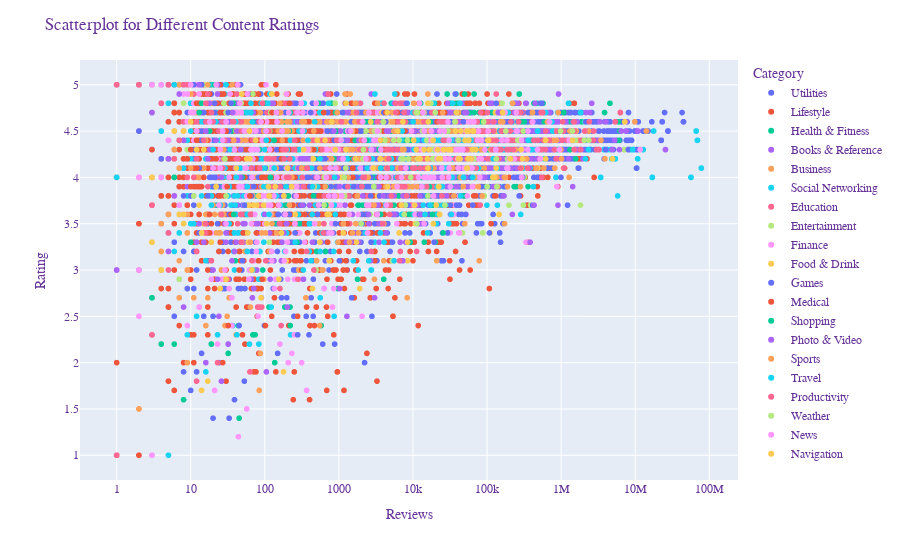
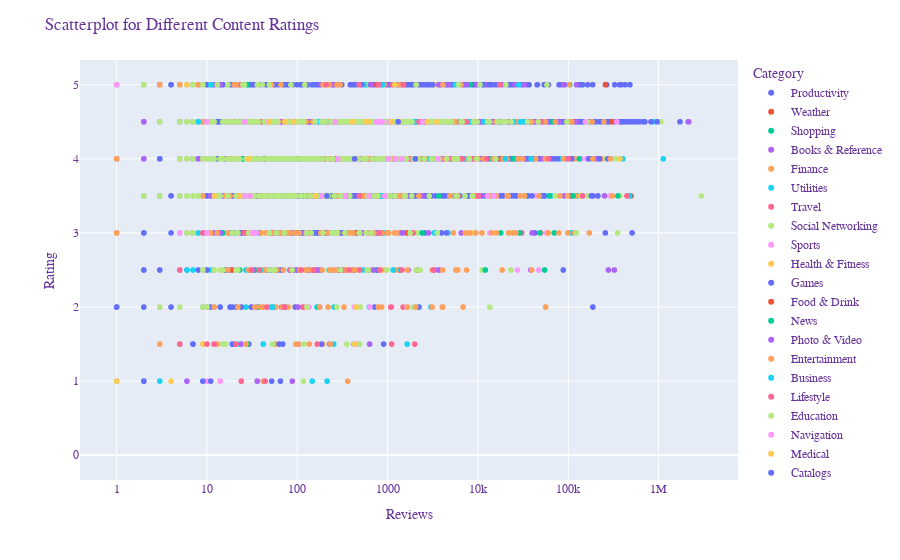

Notebook cell for these charts, in order:
### Code cell
fig1 = px.scatter(dfGoogle, x="Reviews", y="Rating",color = "Category",log_x=True)
fig2 = px.scatter(dfApple, x = "Reviews", y = "Rating", color = "Category", log_x = True)
fig1.update_layout(title = "Scatterplot for Different Content Ratings",
font=dict(
        family="Fira Code, monospace",
        size=12,
        color="RebeccaPurple"
    ))
fig2.update_layout(title = "Scatterplot for Different Content Ratings",
font=dict(
        family="Fira Code, monospace",
        size=12,
        color="RebeccaPurple"
    ))
fig1.show()
fig2.show()

### Figure 1 — Plotly figure (JSON) as saved in the notebook; plotly's stock layout.template omitted (floating-point values rounded to 4 significant figures; data arrays with more than 128 entries replaced by an {"elided": "..."} marker saying what was removed)
{"data": [{"hovertemplate": "Category=Utilities<br>Reviews=%{x}<br>Rating=%{y}<extra></extra>", "legendgroup": "Utilities", "marker": {"color": "#636efa", "symbol": "circle"}, "mode": "markers", "name": "Utilities", "showlegend": true, "type": "scattergl", "x": {"elided": "1175 int values"}, "xaxis": "x", "y": {"elided": "1175 float values"}, "yaxis": "y"}, {"hovertemplate": "Category=Lifestyle<br>Reviews=%{x}<br>Rating=%{y}<extra></extra>", "legendgroup": "Lifestyle", "marker": {"color": "#EF553B", "symbol": "circle"}, "mode": "markers", "name": "Lifestyle", "showlegend": true, "type": "scattergl", "x": {"elided": "2405 int values"}, "xaxis": "x", "y": {"elided": "2405 float values"}, "yaxis": "y"}, {"hovertemplate": "Category=Health & Fitness<br>Reviews=%{x}<br>Rating=%{y}<extra></extra>", "legendgroup": "Health & Fitness", "marker": {"color": "#00cc96", "symbol": "circle"}, "mode": "markers", "name": "Health & Fitness", "showlegend": true, "type": "scattergl", "x": {"elided": "339 int values"}, "xaxis": "x", "y": {"elided": "339 float values"}, "yaxis": "y"}, {"hovertemplate": "Category=Books & Reference<br>Reviews=%{x}<br>Rating=%{y}<extra></extra>", "legendgroup": "Books & Reference", "marker": {"color": "#ab63fa", "symbol": "circle"}, "mode": "markers", "name": "Books & Reference", "showlegend": true, "type": "scattergl", "x": {"elided": "178 int values"}, "xaxis": "x", "y": {"elided": "178 float values"}, "yaxis": "y"}, {"hovertemplate": "Category=Business<br>Reviews=%{x}<br>Rating=%{y}<extra></extra>", "legendgroup": "Business", "marker": {"color": "#FFA15A", "symbol": "circle"}, "mode": "markers", "name": "Business", "showlegend": true, "type": "scattergl", "x": {"elided": "303 int values"}, "xaxis": "x", "y": {"elided": "303 float values"}, "yaxis": "y"}, {"hovertemplate": "Category=Social Networking<br>Reviews=%{x}<br>Rating=%{y}<extra></extra>", "legendgroup": "Social Networking", "marker": {"color": "#19d3f3", "symbol": "circle"}, "mode": "markers", "name": "Social Networking", "showlegend": true, "type": "scattergl", "x": {"elided": "587 int values"}, "xaxis": "x", "y": {"elided": "587 float values"}, "yaxis": "y"}, {"hovertemplate": "Category=Education<br>Reviews=%{x}<br>Rating=%{y}<extra></extra>", "legendgroup": "Education", "marker": {"color": "#FF6692", "symbol": "circle"}, "mode": "markers", "name": "Education", "showlegend": true, "type": "scattergl", "x": {"elided": "205 int values"}, "xaxis": "x", "y": {"elided": "205 float values"}, "yaxis": "y"}, {"hovertemplate": "Category=Entertainment<br>Reviews=%{x}<br>Rating=%{y}<extra></extra>", "legendgroup": "Entertainment", "marker": {"color": "#B6E880", "symbol": "circle"}, "mode": "markers", "name": "Entertainment", "showlegend": true, "type": "scattergl", "x": {"elided": "194 int values"}, "xaxis": "x", "y": {"elided": "194 float values"}, "yaxis": "y"}, {"hovertemplate": "Category=Finance<br>Reviews=%{x}<br>Rating=%{y}<extra></extra>", "legendgroup": "Finance", "marker": {"color": "#FF97FF", "symbol": "circle"}, "mode": "markers", "name": "Finance", "showlegend": true, "type": "scattergl", "x": {"elided": "323 int values"}, "xaxis": "x", "y": {"elided": "323 float values"}, "yaxis": "y"}, {"hovertemplate": "Category=Food & Drink<br>Reviews=%{x}<br>Rating=%{y}<extra></extra>", "legendgroup": "Food & Drink", "marker": {"color": "#FECB52", "symbol": "circle"}, "mode": "markers", "name": "Food & Drink", "showlegend": true, "type": "scattergl", "x": [145323, 64784, 32997, 2707, 129737, 611136, 6118, 2473, 109784, 3320, 61, 68103, 8412, 10741, 3803, 155944, 10159, 28008, 43614, 455377, 1398, 1032935, 32405, 151080, 22513, 90042, 58316, 8509, 19314, 21314, 30224, 731, 454, 14952, 1250, 1726, 14065, 556, 4925, 6507, 11707, 1077, 46539, 9066, 1962, 22071, 196, 278, 61881, 2129, 1268, 91359, 22015, 131569, 31986, 22875, 17071, 90242, 483960, 511228, 464, 155944, 1920, 22875, 1032935, 40116, 51517, 7690, 321134, 3755, 104504, 28009, 333208, 35218, 116403, 37517, 292969, 511420, 27931, 155, 17, 205, 70, 14, 1, 2448, 41, 51543, 2, 18, 3, 1103, 60, 742, 336, 42, 19373, 145646, 5093, 194, 6512, 68270, 21381, 10225, 441, 455496, 467, 848, 438], "xaxis": "x", "y": [3.6, 4.1, 4.6, 4.7, 4.7, 4.7, 4.7, 4.1, 3.4, 3.8, 3.7, 4.2, 3.1, 3.5, 4.7, 4.5, 4.2, 4.3, 4, 4.5, 4.6, 4.7, 4.1, 4.3, 3.8, 4.4, 4.3, 4.2, 4.3, 3.8, 4.3, 3.7, 4.5, 3.6, 4.8, 3.3, 4.7, 4.6, 4.6, 3.4, 4.6, 4, 4.1, 4.5, 4.4, 4.5, 4, 4.1, 4.5, 4.6, 4.1, 4.5, 4.6, 4.5, 4.3, 3.6, 4.4, 4.6, 4.1, 4.3, 3.9, 4.5, 4.1, 3.6, 4.7, 4.3, 4.7, 4.6, 4.4, 4.2, 4.5, 4.3, 4.2, 4.5, 4.5, 4.3, 4, 4.3, 4.3, 2.9, 1.8, 4.4, 3.7, 1.7, 5, 4.5, 4.5, 4.7, 5, 4.8, 3.7, 3.8, 3.3, 3.6, 4.1, 4.6, 4.3, 3.6, 4.5, 3.1, 3.4, 4.2, 3.8, 4.2, 4.2, 4.5, 4.4, 4, 4.6], "yaxis": "y"}, {"hovertemplate": "Category=Games<br>Reviews=%{x}<br>Rating=%{y}<extra></extra>", "legendgroup": "Games", "marker": {"color": "#636efa", "symbol": "circle"}, "mode": "markers", "name": "Games", "showlegend": true, "type": "scattergl", "x": {"elided": "1097 int values"}, "xaxis": "x", "y": {"elided": "1097 float values"}, "yaxis": "y"}, {"hovertemplate": "Category=Medical<br>Reviews=%{x}<br>Rating=%{y}<extra></extra>", "legendgroup": "Medical", "marker": {"color": "#EF553B", "symbol": "circle"}, "mode": "markers", "name": "Medical", "showlegend": true, "type": "scattergl", "x": {"elided": "350 int values"}, "xaxis": "x", "y": {"elided": "350 float values"}, "yaxis": "y"}, {"hovertemplate": "Category=Shopping<br>Reviews=%{x}<br>Rating=%{y}<extra></extra>", "legendgroup": "Shopping", "marker": {"color": "#00cc96", "symbol": "circle"}, "mode": "markers", "name": "Shopping", "showlegend": true, "type": "scattergl", "x": {"elided": "238 int values"}, "xaxis": "x", "y": {"elided": "238 float values"}, "yaxis": "y"}, {"hovertemplate": "Category=Photo & Video<br>Reviews=%{x}<br>Rating=%{y}<extra></extra>", "legendgroup": "Photo & Video", "marker": {"color": "#ab63fa", "symbol": "circle"}, "mode": "markers", "name": "Photo & Video", "showlegend": true, "type": "scattergl", "x": {"elided": "477 int values"}, "xaxis": "x", "y": {"elided": "477 float values"}, "yaxis": "y"}, {"hovertemplate": "Category=Sports<br>Reviews=%{x}<br>Rating=%{y}<extra></extra>", "legendgroup": "Sports", "marker": {"color": "#FFA15A", "symbol": "circle"}, "mode": "markers", "name": "Sports", "showlegend": true, "type": "scattergl", "x": {"elided": "319 int values"}, "xaxis": "x", "y": {"elided": "319 float values"}, "yaxis": "y"}, {"hovertemplate": "Category=Travel<br>Reviews=%{x}<br>Rating=%{y}<extra></extra>", "legendgroup": "Travel", "marker": {"color": "#19d3f3", "symbol": "circle"}, "mode": "markers", "name": "Travel", "showlegend": true, "type": "scattergl", "x": {"elided": "226 int values"}, "xaxis": "x", "y": {"elided": "226 float values"}, "yaxis": "y"}, {"hovertemplate": "Category=Productivity<br>Reviews=%{x}<br>Rating=%{y}<extra></extra>", "legendgroup": "Productivity", "marker": {"color": "#FF6692", "symbol": "circle"}, "mode": "markers", "name": "Productivity", "showlegend": true, "type": "scattergl", "x": {"elided": "351 int values"}, "xaxis": "x", "y": {"elided": "351 float values"}, "yaxis": "y"}, {"hovertemplate": "Category=Weather<br>Reviews=%{x}<br>Rating=%{y}<extra></extra>", "legendgroup": "Weather", "marker": {"color": "#B6E880", "symbol": "circle"}, "mode": "markers", "name": "Weather", "showlegend": true, "type": "scattergl", "x": [1558437, 159455, 2053404, 892, 981995, 11118, 178934, 11297, 15370, 18194, 40606, 133338, 36900, 1312037, 4184, 100994, 20008, 13426, 18773, 26941, 7457, 135337, 7623, 1422858, 21404, 2143, 189313, 89868, 309617, 3478, 24349, 22154, 17493, 15966, 2332, 29344, 67772, 634, 18425, 6495, 76593, 11, 29, 2371543, 3005, 25243, 3252, 2052407, 1185, 260137, 19666, 115, 54090, 8433, 20001, 3963, 9307, 189310, 7896, 2962, 631, 14051, 1238, 5482, 279917, 67854, 2000, 8723, 2115, 11510, 6849, 116, 30, 3471, 1195], "xaxis": "x", "y": [4.4, 4.8, 4.4, 4.8, 4.5, 4.7, 4.5, 3.5, 4.4, 4.3, 4.4, 4.2, 4.6, 4.4, 4.4, 3.9, 4.3, 4.5, 4.2, 3.7, 4.2, 3.9, 3.6, 4.5, 4.3, 4.3, 4.2, 4.6, 4.5, 4.5, 4.2, 3.9, 4.8, 3.8, 4.5, 4.5, 4.2, 4, 4.2, 4.4, 4.5, 3.8, 4.2, 4.4, 4.5, 4.5, 4.5, 4.4, 4, 4.4, 4.2, 3.3, 4.5, 4.4, 4.7, 4.6, 4, 4.2, 3.7, 3.9, 3.7, 4.7, 4.1, 4.4, 4.4, 4.2, 3.5, 4.2, 4.2, 4.2, 4.2, 3.8, 3.8, 4.4, 3.8], "yaxis": "y"}, {"hovertemplate": "Category=News<br>Reviews=%{x}<br>Rating=%{y}<extra></extra>", "legendgroup": "News", "marker": {"color": "#FF97FF", "symbol": "circle"}, "mode": "markers", "name": "News", "showlegend": true, "type": "scattergl", "x": {"elided": "233 int values"}, "xaxis": "x", "y": {"elided": "233 float values"}, "yaxis": "y"}, {"hovertemplate": "Category=Navigation<br>Reviews=%{x}<br>Rating=%{y}<extra></extra>", "legendgroup": "Navigation", "marker": {"color": "#FECB52", "symbol": "circle"}, "mode": "markers", "name": "Navigation", "showlegend": true, "type": "scattergl", "x": [7232629, 15681, 53481, 104800, 50459, 43269, 56443, 4928420, 1421884, 3652, 126282, 14110, 18710, 22063, 286454, 15922, 652, 29768, 102248, 41225, 162049, 26014, 53562, 10562, 21589, 3682, 2909, 37937, 15865, 63920, 38375, 16657, 301413, 20605, 16094, 65590, 32225, 44348, 23279, 12572, 70556, 1240, 56471, 6939, 10218, 617477, 1688, 18857, 11838, 60838, 19, 41, 96, 114, 75, 8465, 82, 4921866, 139, 509, 7231017, 55313, 616742, 440, 43252, 6230, 49, 618562, 4, 230, 124, 6, 742, 22, 57, 8, 132792, 60820, 67, 555, 89, 12, 62, 7314, 453, 168, 1147, 2681, 695, 3, 112, 56409, 30, 119685, 4569, 179, 78, 258, 59, 54034, 11100, 65448, 204, 15, 1911, 22382, 10, 207440, 3596, 796, 4501, 891, 25, 7, 106, 181, 8, 8, 14, 13, 63, 8, 3, 334], "xaxis": "x", "y": [4.6, 4.2, 4.1, 4.4, 4.4, 4.2, 4.5, 4.2, 4.4, 4.4, 4, 4.3, 4.4, 4.2, 4.3, 4.1, 4.4, 4.3, 4.4, 4.2, 4.7, 4.3, 4.5, 3.7, 4.3, 4.2, 4.1, 4.5, 4.8, 4.3, 4.7, 4.3, 4.2, 3.7, 4.6, 4.5, 4.3, 4.5, 4.2, 4.2, 4.3, 4.3, 4.4, 3.7, 4.4, 4.4, 4.2, 3.5, 4.2, 4.2, 3.3, 4.1, 3.7, 3.8, 4.4, 3.3, 3.8, 4.2, 3.9, 4.4, 4.6, 4.2, 4.4, 2.8, 4.2, 4.5, 4.9, 4.2, 3, 3.9, 4.9, 4.5, 3.1, 3.9, 4.2, 3.5, 4.1, 4.2, 3, 3.3, 2.7, 4.3, 4.5, 4.6, 4.2, 3.4, 3.4, 4.6, 3.6, 3.3, 3.9, 4.5, 2.9, 4, 3.9, 1.9, 3.7, 3.6, 3.4, 4.1, 4.3, 4.5, 4.1, 4.3, 2.8, 3.9, 4.6, 4.2, 4.2, 4.6, 4.7, 4.3, 2.8, 3.6, 3.5, 3.8, 3.5, 4.5, 3.4, 3.7, 4.2, 3.6, 4, 4.3], "yaxis": "y"}], "layout": {"font": {"color": "RebeccaPurple", "family": "Fira Code, monospace", "size": 12}, "legend": {"title": {"text": "Category"}, "tracegroupgap": 0}, "margin": {"t": 60}, "title": {"text": "Scatterplot for Different Content Ratings"}, "xaxis": {"anchor": "y", "domain": [0, 1], "title": {"text": "Reviews"}, "type": "log"}, "yaxis": {"anchor": "x", "domain": [0, 1], "title": {"text": "Rating"}}}}

### Figure 2 — Plotly figure (JSON) as saved in the notebook; plotly's stock layout.template omitted (floating-point values rounded to 4 significant figures; data arrays with more than 128 entries replaced by an {"elided": "..."} marker saying what was removed)
{"data": [{"hovertemplate": "Category=Productivity<br>Reviews=%{x}<br>Rating=%{y}<extra></extra>", "legendgroup": "Productivity", "marker": {"color": "#636efa", "symbol": "circle"}, "mode": "markers", "name": "Productivity", "showlegend": true, "type": "scattergl", "x": {"elided": "178 int values"}, "xaxis": "x", "y": {"elided": "178 float values"}, "yaxis": "y"}, {"hovertemplate": "Category=Weather<br>Reviews=%{x}<br>Rating=%{y}<extra></extra>", "legendgroup": "Weather", "marker": {"color": "#EF553B", "symbol": "circle"}, "mode": "markers", "name": "Weather", "showlegend": true, "type": "scattergl", "x": [188583, 495626, 144214, 150158, 208648, 24, 53, 6081, 2333, 128, 0, 49192, 22, 203, 1158, 37, 12, 25, 112603, 35702, 45696, 80, 12, 0, 78, 22792, 0, 0, 0, 375, 14, 3449, 2104, 1572, 338, 141, 13915, 3960, 353, 2798, 725, 31, 3245, 1359, 2293, 43, 15809, 123, 160, 3312, 1043, 743, 10014, 2516, 60, 330, 581, 9, 28497, 28032, 0, 6, 11, 81, 4913, 55, 187, 253, 10, 15, 88, 11], "xaxis": "x", "y": [3.5, 3.5, 3.5, 4.5, 4, 3.5, 4, 4.5, 4.5, 3, 0, 4.5, 3.5, 4, 4, 4, 3.5, 3, 4.5, 4.5, 4.5, 4.5, 1.5, 0, 3.5, 4.5, 0, 0, 0, 4, 4.5, 4, 4.5, 4, 2.5, 3, 4.5, 4.5, 4, 4.5, 4, 3, 4, 3, 4.5, 3.5, 5, 4, 2.5, 5, 4.5, 4.5, 4, 4.5, 3.5, 3, 4, 4, 4.5, 4.5, 0, 4, 3.5, 4, 4.5, 4, 4.5, 3.5, 4.5, 3, 4.5, 3], "yaxis": "y"}, {"hovertemplate": "Category=Shopping<br>Reviews=%{x}<br>Rating=%{y}<extra></extra>", "legendgroup": "Shopping", "marker": {"color": "#00cc96", "symbol": "circle"}, "mode": "markers", "name": "Shopping", "showlegend": true, "type": "scattergl", "x": [262241, 108131, 126312, 80424, 17906, 26353, 88885, 4186, 34507, 70286, 54630, 11013, 417779, 9, 55171, 169, 8149, 74, 130823, 3801, 103655, 15593, 35981, 8221, 0, 361, 100, 38, 11, 65, 1026, 150, 10647, 1103, 65, 558, 9725, 68, 6408, 57348, 18035, 7174, 30434, 0, 72, 286, 42, 2478, 426, 18544, 7, 2249, 141960, 22729, 2731, 0, 177, 212, 1034, 44313, 8, 4878, 0, 687, 97, 198, 0, 53, 12402, 19, 14682, 4861, 41, 18, 12617, 6677, 66, 768, 12578, 113, 6, 12663, 24244, 0, 225, 5010, 12298, 0, 0, 16105, 0, 1661, 104, 2477, 9, 0, 895, 9006, 23, 3116, 11, 38424, 3173, 23, 655, 5, 5448, 8, 0, 364, 8558, 741, 5464, 1735, 164, 0, 0, 0, 95, 0, 0, 2722], "xaxis": "x", "y": [4, 3, 3.5, 4, 3, 3.5, 4.5, 3.5, 3.5, 3, 2.5, 3.5, 4.5, 3, 3.5, 4, 4, 4.5, 4.5, 4, 5, 4.5, 4, 4.5, 0, 3.5, 4.5, 3, 4, 3.5, 4.5, 4, 4, 3.5, 3, 5, 5, 4, 4, 4.5, 4.5, 4, 4.5, 0, 4, 4, 4.5, 4.5, 4.5, 4.5, 4, 4.5, 4.5, 5, 4.5, 0, 3, 4, 4.5, 4.5, 5, 4, 0, 3, 4, 4.5, 0, 2.5, 4.5, 4.5, 3.5, 4.5, 4.5, 4, 5, 4.5, 4, 4.5, 5, 3.5, 3.5, 4.5, 4, 0, 2.5, 4, 4.5, 0, 0, 4.5, 0, 3.5, 3, 4.5, 4.5, 0, 3, 4.5, 4.5, 4.5, 3.5, 4.5, 5, 2.5, 4.5, 2.5, 4.5, 5, 0, 4, 5, 4.5, 5, 5, 4, 0, 0, 0, 4.5, 0, 0, 4.5], "yaxis": "y"}, {"hovertemplate": "Category=Books & Reference<br>Reviews=%{x}<br>Rating=%{y}<extra></extra>", "legendgroup": "Books & Reference", "marker": {"color": "#ab63fa", "symbol": "circle"}, "mode": "markers", "name": "Books & Reference", "showlegend": true, "type": "scattergl", "x": {"elided": "176 int values"}, "xaxis": "x", "y": {"elided": "176 float values"}, "yaxis": "y"}, {"hovertemplate": "Category=Finance<br>Reviews=%{x}<br>Rating=%{y}<extra></extra>", "legendgroup": "Finance", "marker": {"color": "#FFA15A", "symbol": "circle"}, "mode": "markers", "name": "Finance", "showlegend": true, "type": "scattergl", "x": [119487, 119773, 233270, 232940, 48822, 1744, 43064, 19946, 77, 17516, 21090, 11421, 34322, 17, 258, 306, 122, 192, 56110, 8, 1329, 152, 7569, 44, 17, 8, 0, 623, 57, 101679, 9, 5, 47, 11, 2207, 14, 9, 0, 21858, 23775, 12, 13, 7, 33, 3, 0, 0, 9635, 768, 0, 0, 0, 10, 0, 790, 1019, 1506, 0, 1655, 14, 0, 0, 0, 6, 57, 434, 0, 0, 0, 0, 0, 0, 0, 0, 0, 0, 0, 0, 0, 0, 0, 0, 10, 0, 3042, 30, 0, 1267, 4262, 0, 240, 1, 0, 1275, 23, 165, 1034, 173, 5, 736, 754, 67, 12, 0], "xaxis": "x", "y": [4, 3.5, 4.5, 4, 3.5, 3.5, 3, 4, 3, 3.5, 4.5, 4, 4.5, 3.5, 2, 3.5, 2.5, 1.5, 4.5, 3, 3, 2.5, 3.5, 4, 4.5, 4.5, 0, 2.5, 2.5, 5, 1.5, 2.5, 4, 5, 2.5, 5, 3.5, 0, 4.5, 4.5, 4.5, 1.5, 4, 3, 2, 0, 0, 4.5, 3, 0, 0, 0, 3.5, 0, 2, 4.5, 3.5, 0, 4, 3, 0, 0, 0, 4, 1.5, 1.5, 0, 0, 0, 0, 0, 0, 0, 0, 0, 0, 0, 0, 0, 0, 0, 0, 1.5, 0, 3.5, 3, 0, 4.5, 4.5, 0, 4.5, 5, 0, 3.5, 3.5, 4.5, 3.5, 4.5, 4, 4.5, 4.5, 4.5, 4.5, 0], "yaxis": "y"}, {"hovertemplate": "Category=Utilities<br>Reviews=%{x}<br>Rating=%{y}<extra></extra>", "legendgroup": "Utilities", "marker": {"color": "#19d3f3", "symbol": "circle"}, "mode": "markers", "name": "Utilities", "showlegend": true, "type": "scattergl", "x": {"elided": "386 int values"}, "xaxis": "x", "y": {"elided": "386 float values"}, "yaxis": "y"}, {"hovertemplate": "Category=Travel<br>Reviews=%{x}<br>Rating=%{y}<extra></extra>", "legendgroup": "Travel", "marker": {"color": "#FF6692", "symbol": "circle"}, "mode": "markers", "name": "Travel", "showlegend": true, "type": "scattergl", "x": [56194, 223885, 446185, 248, 397, 512, 268, 30552, 31261, 49466, 312, 8094, 291, 22302, 1798, 145549, 32341, 115, 10278, 1839, 30, 51, 5748, 85, 154, 685, 57, 0, 175, 46922, 1103, 25, 177, 188, 129, 0, 17, 128, 22, 0, 493, 92, 1851, 0, 912, 6944, 1450, 7, 105, 353, 0, 1482, 494, 329, 0, 2, 1293, 2785, 1093, 0, 137, 286, 863, 132, 10, 1155, 1782, 35, 76, 521, 197, 153, 0, 40, 0, 1726, 52, 17, 0, 34, 1], "xaxis": "x", "y": [4, 4, 3.5, 4, 4.5, 3.5, 3.5, 3, 4.5, 3, 3.5, 3, 4, 4, 4.5, 4.5, 4.5, 2, 3.5, 4.5, 5, 4.5, 2.5, 3.5, 4, 4, 4, 0, 2.5, 4.5, 4, 4, 2, 5, 4.5, 0, 4.5, 5, 5, 0, 4.5, 4.5, 4.5, 0, 4, 4.5, 4, 1.5, 3.5, 3.5, 0, 2, 4.5, 3, 0, 1, 4, 4, 4, 0, 4, 2.5, 4.5, 4, 4.5, 4, 4.5, 4.5, 5, 4, 4.5, 4.5, 0, 4.5, 0, 4.5, 4.5, 3.5, 0, 3, 2], "yaxis": "y"}, {"hovertemplate": "Category=Social Networking<br>Reviews=%{x}<br>Rating=%{y}<extra></extra>", "legendgroup": "Social Networking", "marker": {"color": "#B6E880", "symbol": "circle"}, "mode": "markers", "name": "Social Networking", "showlegend": true, "type": "scattergl", "x": {"elided": "167 int values"}, "xaxis": "x", "y": {"elided": "167 float values"}, "yaxis": "y"}, {"hovertemplate": "Category=Sports<br>Reviews=%{x}<br>Rating=%{y}<extra></extra>", "legendgroup": "Sports", "marker": {"color": "#FF97FF", "symbol": "circle"}, "mode": "markers", "name": "Sports", "showlegend": true, "type": "scattergl", "x": [137951, 57500, 59639, 148160, 290996, 54192, 20953, 10472, 37522, 190670, 2070, 43682, 35, 16683, 39642, 339, 3194, 27317, 3818, 7535, 2622, 16979, 13572, 159735, 0, 15554, 1628, 636, 21830, 809, 47172, 1221, 16385, 64925, 13, 2896, 1110, 29, 9879, 42, 840, 2431, 8014, 70, 146, 142, 2641, 20251, 13898, 43, 439, 470, 8234, 14, 0, 131, 247, 0, 24, 101, 257, 10, 1, 0, 135, 30, 0, 32, 89, 428, 1, 0, 791, 416, 272, 81, 0, 0, 103, 292, 240, 261, 193, 2676, 0, 3775, 350, 138, 126, 105, 50, 113, 5, 33, 2, 12, 31, 32, 54, 0, 0, 0, 38, 8, 98, 1, 15, 22, 15, 98, 19, 46, 33, 0], "xaxis": "x", "y": [4, 3, 3, 4.5, 3.5, 4, 4, 3.5, 4, 3.5, 2.5, 3.5, 2.5, 3.5, 4, 4.5, 4.5, 2.5, 2.5, 4, 3.5, 4.5, 3, 4, 0, 3.5, 2, 2, 3.5, 2.5, 2.5, 3, 4, 4, 5, 4, 2, 3.5, 4.5, 2, 3, 4.5, 4.5, 2.5, 2.5, 2.5, 3.5, 4.5, 3, 3.5, 4.5, 1.5, 3, 1, 0, 3, 4, 0, 3.5, 2.5, 3.5, 1, 1, 0, 2, 2.5, 0, 2, 3.5, 2, 3, 0, 3.5, 4.5, 4, 3, 0, 0, 4, 3, 3, 4, 4.5, 4.5, 0, 5, 3.5, 3.5, 3, 4.5, 3.5, 5, 3.5, 3.5, 1, 4, 5, 5, 5, 0, 0, 0, 2, 2.5, 2, 4, 3, 4.5, 4.5, 2, 4, 3.5, 3.5, 0], "yaxis": "y"}, {"hovertemplate": "Category=Health & Fitness<br>Reviews=%{x}<br>Rating=%{y}<extra></extra>", "legendgroup": "Health & Fitness", "marker": {"color": "#FECB52", "symbol": "circle"}, "mode": "markers", "name": "Health & Fitness", "showlegend": true, "type": "scattergl", "x": {"elided": "180 int values"}, "xaxis": "x", "y": {"elided": "180 float values"}, "yaxis": "y"}, {"hovertemplate": "Category=Games<br>Reviews=%{x}<br>Rating=%{y}<extra></extra>", "legendgroup": "Games", "marker": {"color": "#636efa", "symbol": "circle"}, "mode": "markers", "name": "Games", "showlegend": true, "type": "scattergl", "x": {"elided": "3862 int values"}, "xaxis": "x", "y": {"elided": "3862 float values"}, "yaxis": "y"}, {"hovertemplate": "Category=Food & Drink<br>Reviews=%{x}<br>Rating=%{y}<extra></extra>", "legendgroup": "Food & Drink", "marker": {"color": "#EF553B", "symbol": "circle"}, "mode": "markers", "name": "Food & Drink", "showlegend": true, "type": "scattergl", "x": [113936, 109349, 22, 303856, 115, 10, 29, 258624, 29, 750, 20, 5665, 481, 9519, 0, 0, 0, 1, 1356, 1, 1625, 25947, 225, 0, 1645, 9, 148, 4050, 0, 0, 1702, 0, 805, 9068, 17865, 27, 5, 154, 2, 457, 0, 197, 7, 299, 40, 1755, 835, 53, 311, 1, 2555, 248, 19, 1501, 62, 756, 1187, 0, 764, 0, 29, 0, 17], "xaxis": "x", "y": [4.5, 3.5, 3.5, 4.5, 3.5, 3, 3.5, 5, 4.5, 3.5, 4, 3.5, 4.5, 3.5, 0, 0, 0, 1, 2.5, 4, 3, 4.5, 4.5, 0, 4, 4, 4, 2, 0, 0, 4.5, 0, 4.5, 4, 4, 4.5, 3, 2.5, 4.5, 3, 0, 3, 5, 4, 3.5, 4.5, 4.5, 2, 4.5, 4, 4.5, 4, 2.5, 5, 3.5, 5, 5, 0, 5, 0, 4.5, 0, 4], "yaxis": "y"}, {"hovertemplate": "Category=News<br>Reviews=%{x}<br>Rating=%{y}<extra></extra>", "legendgroup": "News", "marker": {"color": "#00cc96", "symbol": "circle"}, "mode": "markers", "name": "News", "showlegend": true, "type": "scattergl", "x": [2229, 48407, 29107, 112, 118, 32881, 115, 112886, 354058, 11691, 273, 162, 18572, 132703, 12074, 794, 3692, 718, 233, 8176, 299, 4263, 383, 2417, 61724, 373, 428, 581, 0, 4645, 172, 5233, 0, 77, 0, 0, 219, 40, 0, 0, 0, 37, 15, 0, 1765, 692, 67560, 1267, 25, 0, 28, 254, 0, 73, 173, 0, 34, 0, 14345, 24553, 0, 1911, 2261, 2436, 7973, 204, 222, 128, 244, 11, 0, 22, 28, 0, 14], "xaxis": "x", "y": [3.5, 3, 3, 3.5, 3, 3.5, 4, 3.5, 3.5, 3.5, 3, 4, 4.5, 4, 2.5, 4, 3.5, 4, 4, 5, 4.5, 4.5, 4.5, 3, 3.5, 4.5, 4.5, 3.5, 0, 4, 2, 4, 0, 3.5, 0, 0, 4, 4, 0, 0, 0, 2, 3, 0, 4.5, 4.5, 4.5, 4, 4, 0, 1.5, 3, 0, 3, 4, 0, 2.5, 0, 4, 4, 0, 4, 4.5, 4.5, 4, 4, 3.5, 4.5, 3.5, 3.5, 0, 4, 5, 0, 3.5], "yaxis": "y"}, {"hovertemplate": "Category=Photo & Video<br>Reviews=%{x}<br>Rating=%{y}<extra></extra>", "legendgroup": "Photo & Video", "marker": {"color": "#ab63fa", "symbol": "circle"}, "mode": "markers", "name": "Photo & Video", "showlegend": true, "type": "scattergl", "x": {"elided": "349 int values"}, "xaxis": "x", "y": {"elided": "349 float values"}, "yaxis": "y"}, {"hovertemplate": "Category=Entertainment<br>Reviews=%{x}<br>Rating=%{y}<extra></extra>", "legendgroup": "Entertainment", "marker": {"color": "#FFA15A", "symbol": "circle"}, "mode": "markers", "name": "Entertainment", "showlegend": true, "type": "scattergl", "x": {"elided": "535 int values"}, "xaxis": "x", "y": {"elided": "535 float values"}, "yaxis": "y"}, {"hovertemplate": "Category=Business<br>Reviews=%{x}<br>Rating=%{y}<extra></extra>", "legendgroup": "Business", "marker": {"color": "#19d3f3", "symbol": "circle"}, "mode": "markers", "name": "Business", "showlegend": true, "type": "scattergl", "x": [38681, 1150, 200, 825, 8623, 8324, 24744, 20069, 40, 0, 53, 464, 392, 11, 7907, 11696, 7, 0, 3289, 881, 8, 3292, 31912, 3166, 28388, 2923, 7033, 1756, 1399, 29376, 916, 11, 1294, 875, 379, 41, 319, 1158, 5611, 2154, 6263, 2951, 41, 896, 149, 162, 169, 100, 0, 1976, 8675, 0, 207, 6, 881, 1039, 39], "xaxis": "x", "y": [4, 2.5, 3.5, 3.5, 4.5, 4, 4.5, 4, 4, 0, 2, 4.5, 4.5, 5, 4.5, 4.5, 2.5, 0, 3, 5, 4.5, 3, 4.5, 4, 5, 4.5, 4, 4, 2.5, 4.5, 4.5, 4.5, 4.5, 4.5, 4, 4, 4, 4.5, 5, 4.5, 4.5, 4, 3.5, 4, 4, 4.5, 4.5, 4, 0, 4.5, 4.5, 0, 4.5, 2.5, 3.5, 4, 2.5], "yaxis": "y"}, {"hovertemplate": "Category=Lifestyle<br>Reviews=%{x}<br>Rating=%{y}<extra></extra>", "legendgroup": "Lifestyle", "marker": {"color": "#FF6692", "symbol": "circle"}, "mode": "markers", "name": "Lifestyle", "showlegend": true, "type": "scattergl", "x": {"elided": "144 int values"}, "xaxis": "x", "y": {"elided": "144 float values"}, "yaxis": "y"}, {"hovertemplate": "Category=Education<br>Reviews=%{x}<br>Rating=%{y}<extra></extra>", "legendgroup": "Education", "marker": {"color": "#B6E880", "symbol": "circle"}, "mode": "markers", "name": "Education", "showlegend": true, "type": "scattergl", "x": {"elided": "453 int values"}, "xaxis": "x", "y": {"elided": "453 float values"}, "yaxis": "y"}, {"hovertemplate": "Category=Navigation<br>Reviews=%{x}<br>Rating=%{y}<extra></extra>", "legendgroup": "Navigation", "marker": {"color": "#FF97FF", "symbol": "circle"}, "mode": "markers", "name": "Navigation", "showlegend": true, "type": "scattergl", "x": [345046, 12811, 187, 0, 0, 0, 1014, 1040, 5, 3582, 48, 771, 26, 154911, 0, 0, 0, 0, 0, 0, 30, 32, 14970, 927, 2429, 1438, 624, 829, 342, 280, 868, 35, 748, 1225, 0, 263, 0, 26, 0, 0, 10, 1, 10, 0, 754, 0], "xaxis": "x", "y": [4.5, 3.5, 3.5, 0, 0, 0, 4, 4.5, 3, 4, 4.5, 4.5, 3.5, 4.5, 0, 0, 0, 0, 0, 0, 3.5, 3, 3.5, 3.5, 4.5, 4, 3.5, 4.5, 3.5, 4, 4.5, 3, 4.5, 4, 0, 4.5, 0, 4.5, 0, 0, 3, 5, 4.5, 0, 4.5, 0], "yaxis": "y"}, {"hovertemplate": "Category=Medical<br>Reviews=%{x}<br>Rating=%{y}<extra></extra>", "legendgroup": "Medical", "marker": {"color": "#FECB52", "symbol": "circle"}, "mode": "markers", "name": "Medical", "showlegend": true, "type": "scattergl", "x": [0, 1341, 0, 6, 1198, 29, 1104, 0, 3483, 611, 1298, 406, 23, 571, 159, 1, 2747, 91, 428, 49, 4, 12, 73], "xaxis": "x", "y": [0, 4.5, 0, 5, 5, 4, 4.5, 0, 4.5, 4.5, 4.5, 4.5, 3.5, 4.5, 3.5, 1, 4.5, 4.5, 1.5, 4.5, 1, 3.5, 4.5], "yaxis": "y"}, {"hovertemplate": "Category=Catalogs<br>Reviews=%{x}<br>Rating=%{y}<extra></extra>", "legendgroup": "Catalogs", "marker": {"color": "#636efa", "symbol": "circle"}, "mode": "markers", "name": "Catalogs", "showlegend": true, "type": "scattergl", "x": [431, 0, 13345, 213, 0, 0, 0, 0, 2027, 1309], "xaxis": "x", "y": [4, 0, 5, 3.5, 0, 0, 0, 0, 4, 4.5], "yaxis": "y"}], "layout": {"font": {"color": "RebeccaPurple", "family": "Fira Code, monospace", "size": 12}, "legend": {"title": {"text": "Category"}, "tracegroupgap": 0}, "margin": {"t": 60}, "title": {"text": "Scatterplot for Different Content Ratings"}, "xaxis": {"anchor": "y", "domain": [0, 1], "title": {"text": "Reviews"}, "type": "log"}, "yaxis": {"anchor": "x", "domain": [0, 1], "title": {"text": "Rating"}}}}
